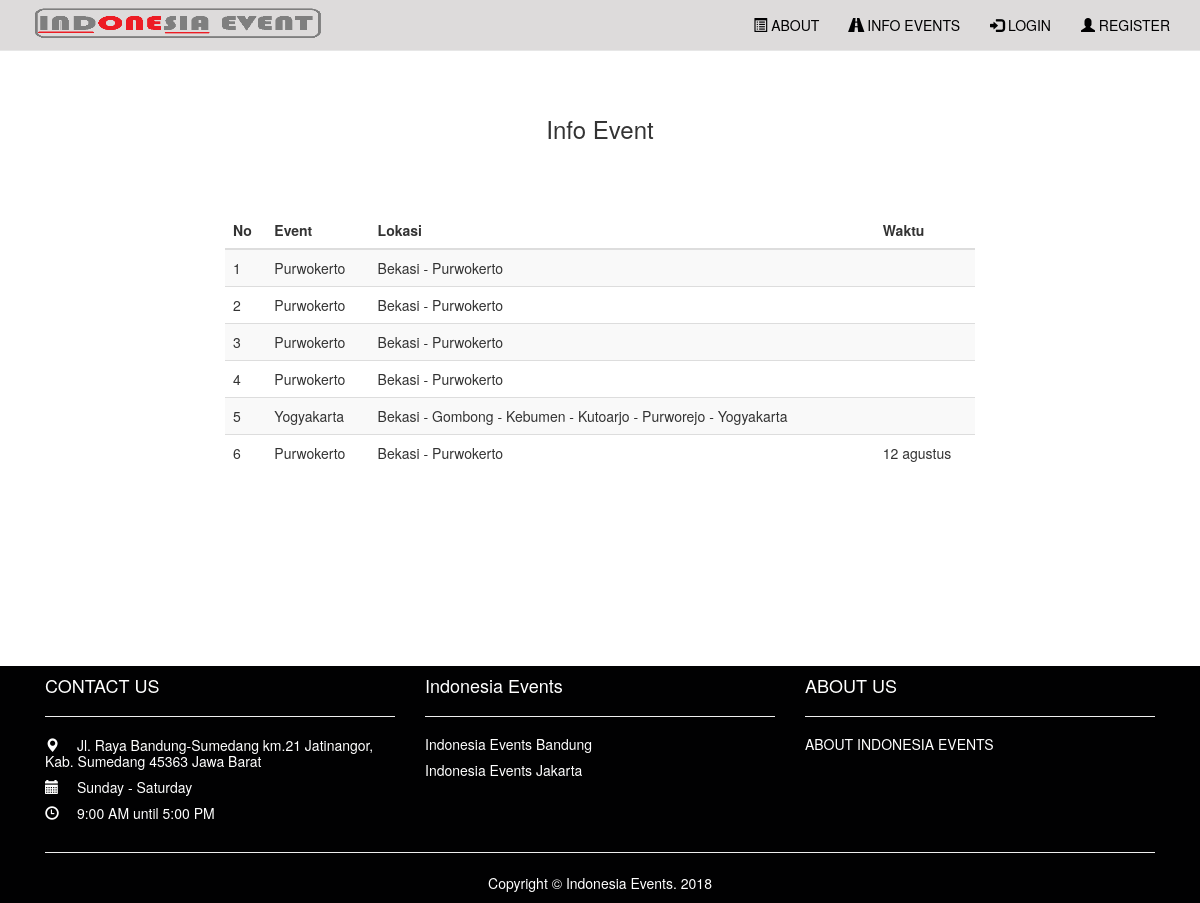
The page /index.php?halaman=info on the database its author committed.
### tables this page shows
CREATE TABLE `jadwal` (
  `id_jadwal` int(20) NOT NULL,
  `event` varchar(40) NOT NULL,
  `lokasi` varchar(100) NOT NULL,
  `jadwal` varchar(10) NOT NULL
);

### info.php (the view, shortened to what this page needs)
<br><br>
    <h3>
        <div align="center">Info Event</div>
    </h3>
    <br><br><br>
	<form class="form-horizontal">
  		<table class="table table-striped">
    		<thead>
      			<tr>
					<th>No</th>
					<th>Event</th>
					<th>Lokasi</th>
					<th>Waktu</th>
     			</tr>
    		</thead>
    		<tbody>
    			<?php
    				include 'config/koneksi.php';
					$query = mysqli_query($conn, "SELECT * FROM jadwal ORDER BY jadwal ASC")or die(mysqli_error());
						if(mysqli_num_rows($query) == 0){
							echo '<tr><td colspan="3" align="center">Tidak ada data!</td></tr>';
						}
						else
						{
							$no = 1;
							while($data = mysqli_fetch_array($query)){
								echo '<tr>';
								echo '<td>'.$no.'</td>';
								echo '<td>'.$data['event'].'</td>';
								echo '<td>'.$data['lokasi'].'</td>';
								echo '<td>'.$data['jadwal'].'</td>';
								$no++;
							}
						}
				?>
    		</tbody>
  		</table>
	</form>

### index.php (shortened to what this page needs)
<?php
	include 'config/koneksi.php';
	if(isset($_GET['halaman'])) $halaman = $_GET['halaman'];
	    else $halaman = "index";
?>
<!DOCTYPE html>
<html lang="en">
<head>
	<link rel="stylesheet" type="text/css" href="bootstrap/css/bootstrap.css">
	<link rel="stylesheet" href="bootstrap/datepicker/themes/base/jquery.ui.all.css">
</head>
<body>
	<nav class="navbar navbar-default navbar-fixed-top" role="navigation" style="background: #dddbdb">
		<div class="container">
			<div class="navbar-header">
				<a href="index.php"><img src="images/header.png" width="300px" height="50px" sizes="relative"></a>
			</div>
			<div class="collapse navbar-collapse" id="bs-example-navbar-collapse-1">
				<ul class="nav navbar-nav navbar-right">
				    <li>
				        <a href="index.php?halaman=about" style="color: #010102">
				            <span class="glyphicon glyphicon-list-alt"></span>
				            ABOUT
				        </a>
				    </li>
				    <li>
				        <a href="index.php?halaman=info" style="color: #010102">
				        	<span class="glyphicon glyphicon-road"></span>
				            INFO EVENTS
				        </a>
				    </li>
				    <li>
				        <a href="admin/index.php" style="color: #010102">
				            <span class="glyphicon glyphicon-log-in"></span>
				            LOGIN
				        </a>
				    </li>
					<li>
				        <a href="index.php?halaman=register" style="color: #010102">
				            <span class="glyphicon glyphicon-user"></span>
				            REGISTER
				        </a>
				    </li>
				</ul>
			</div>
		</div>
	</nav>
	<div class="container">
		<div class="row">
			<br>
			<br>
			<div class="col-md-12">
			</div>
			<div class="col-md-2">
			</div>
			<div class="col-md-8">
				<?php
					if ($halaman=='info')
						include 'info.php';
					elseif ($halaman=='pemesanan')
						include 'pemesanan.php';
					elseif ($halaman=='proses_pesan')
						include 'proses_pesan.php';
					elseif ($halaman=='register')
						include 'register.php';
					elseif ($halaman=='info_pembayaran')
						include 'info_pembayaran.php';
					elseif ($halaman=='about')
						include 'about.php';
				?>
				<br><br>
			</div>
			<div class="col-md-2">
			</div>
		</div>
		<br><br><br><br><br><br>
	</div>
	<footer style="background:#010102;">
	    <div class="container">
	    	<div class="col-md-4">
	    		<div class="headline">
	    		    <h4><font color="#FFFFFF">CONTACT US</font></h4>
	    		</div>
	    		<hr>
	    		<div class="content">
	    			<font color="#FFFFFF">
	    				<h5>
	    					<p>
	    						<span class="glyphicon glyphicon-map-marker">&nbsp;</span>
	    					    Jl. Raya Bandung-Sumedang km.21 Jatinangor, Kab. Sumedang 45363 Jawa Barat
	    					</p>
	    					<p>
	    						<span class="glyphicon glyphicon-calendar">&nbsp;</span>
	    						Sunday - Saturday
	    					</p>
	    					<p>
	    						<span class="glyphicon glyphicon-time">&nbsp;</span>
	    						9:00 AM until 5:00 PM
	    					</p>
	    				</h5>
	    			</font>
	    		</div>
	    	</div>
	    	<div class="col-md-4">
	    	    <div class="headline">
	    	        <h4><font color="#FFFFFF">Indonesia Events</font></h4>
	    	    </div>
	    	    <hr>
	    	    <div class="content">
	    	    	<font color="#FFFFFF">
	    				<h5>
	    					<p>
	    						Indonesia Events Bandung
	    					</p>
	    					<p>
	    						Indonesia Events Jakarta
	    					</p>
	    				</h5>
	    			</font>
	    	    </div>
	    	</div>
	    	<div class="col-md-4">
	    	    <div class="headline">
	    	        <h4><font color="#FFFFFF">ABOUT US</font></h4>
	    	    </div>
	    	    <hr>
	    	    <div class="content">
	    	    	<font color="#FFFFFF">
	    				<h5>
	    					<p>
	    						<a href="index.php?halaman=about" style="color: #FFFFFF">
	    							ABOUT INDONESIA EVENTS
	    						</a>
	    					</p>
	    				</h5>
	    			</font>
	    	    </div>
	    	</div>
	    	<div class="col-md-12 text-center">
	    		<hr>
	    		<font color="#FFFFFF">
	    			<p>
	    				Copyright &copy; Indonesia Events. 2018
	    			</p>
	    		</font>
	    	</div>
	    </div>
	</footer>
</body>
</html>

### index.php (style rules this page uses)
.row { padding-bottom: 15px; padding-top: 15px; }

### rows shown on the page
jadwal: event "Purwokerto", lokasi "Bekasi - Purwokerto"
jadwal: event "Purwokerto", lokasi "Bekasi - Purwokerto"
jadwal: event "Purwokerto", lokasi "Bekasi - Purwokerto"
jadwal: event "Purwokerto", lokasi "Bekasi - Purwokerto"
jadwal: event "Yogyakarta", lokasi "Bekasi - Gombong - Kebumen - Kutoarjo - Purworejo - Yogyakarta"
jadwal: event "Purwokerto", lokasi "Bekasi - Purwokerto", jadwal "12 agustus"
